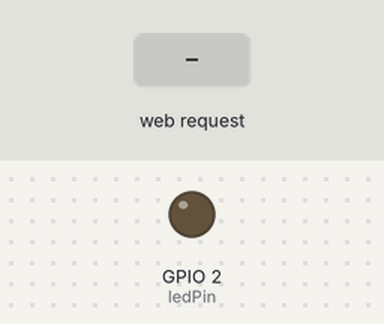
A sketch run on a simulated ESP32. On the bench: output pins drawn as LEDs (lit = HIGH). Inputs (shaded band) come from the test bench. WiFi joins after 1.5 s; servers stay silent unless stated; storage starts empty; what the sketch prints to the serial monitor is not drawn.

Above: at 3.2 s.
3.3 s: HTTP request GET /on received
At 4.3 s:
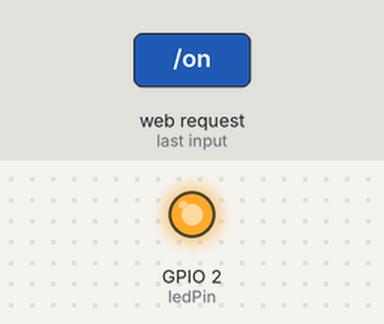
4.8 s: HTTP request GET /off received
At 5.4 s:
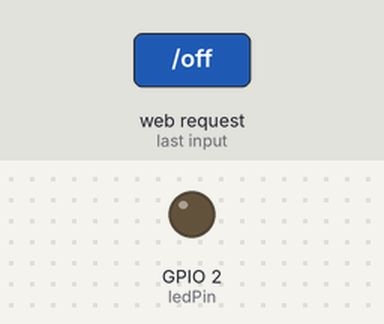
Timing chart, 0 to 7.8 s (numbered marks = the images above; inputs shaded):
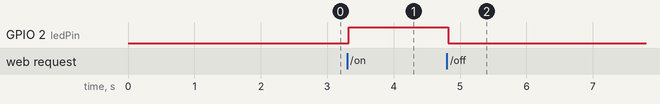

Measured:
- after the input at 3.3 s, GPIO 2 (ledPin): LOW → HIGH at once
- after the input at 4.8 s, GPIO 2 (ledPin): HIGH → LOW at once

The sketch:

webFileSystem1.ino
```cpp
/*********
  Rui Santos
  Complete project details at https://randomnerdtutorials.com
*********/

// Import required libraries
#include "WiFi.h"
#include "ESPAsyncWebServer.h"
#include "SPIFFS.h"
#include "LittleFS.h"

// Replace with your network credentials
const char* ssid = "CanGoita";
const char* password = "CanGoitaMolaMolt";

// Set LED GPIO
const int ledPin = 2;
// Stores LED state
String ledState;

// Create AsyncWebServer object on port 80
AsyncWebServer server(80);

// Replaces placeholder with LED state value
String processor(const String& var){
  Serial.println(var);
  if(var == "STATE"){
    if(digitalRead(ledPin)){
      ledState = "ON";
    }
    else{
      ledState = "OFF";
    }
    Serial.print(ledState);
    return ledState;
  }
  return String();
}

void setup(){
  // Serial port for debugging purposes
  Serial.begin(115200);
  pinMode(ledPin, OUTPUT);

  // Initialize SPIFFS
  if(!SPIFFS.begin(true)){
    Serial.println("An Error has occurred while mounting SPIFFS");
    return;
  }

  // Connect to Wi-Fi
  WiFi.begin(ssid, password);
  while (WiFi.status() != WL_CONNECTED) {
    delay(1000);
    Serial.println("Connecting to WiFi..");
  }

  // Print ESP32 Local IP Address
  Serial.println(WiFi.localIP());

  // Route for root / web page
  server.on("/", HTTP_GET, [](AsyncWebServerRequest *request){
    request->send(SPIFFS, "/index.html", String(), false, processor);
  });

  // Route to load style.css file
  server.on("/style.css", HTTP_GET, [](AsyncWebServerRequest *request){
    request->send(SPIFFS, "/style.css", "text/css");
  });

  // Route to set GPIO to HIGH
  server.on("/on", HTTP_GET, [](AsyncWebServerRequest *request){
    digitalWrite(ledPin, HIGH);
    request->send(SPIFFS, "/index.html", String(), false, processor);
  });

  // Route to set GPIO to LOW
  server.on("/off", HTTP_GET, [](AsyncWebServerRequest *request){
    digitalWrite(ledPin, LOW);
    request->send(SPIFFS, "/index.html", String(), false, processor);
  });

  // Start server
  server.begin();
}

void loop(){

}
```
